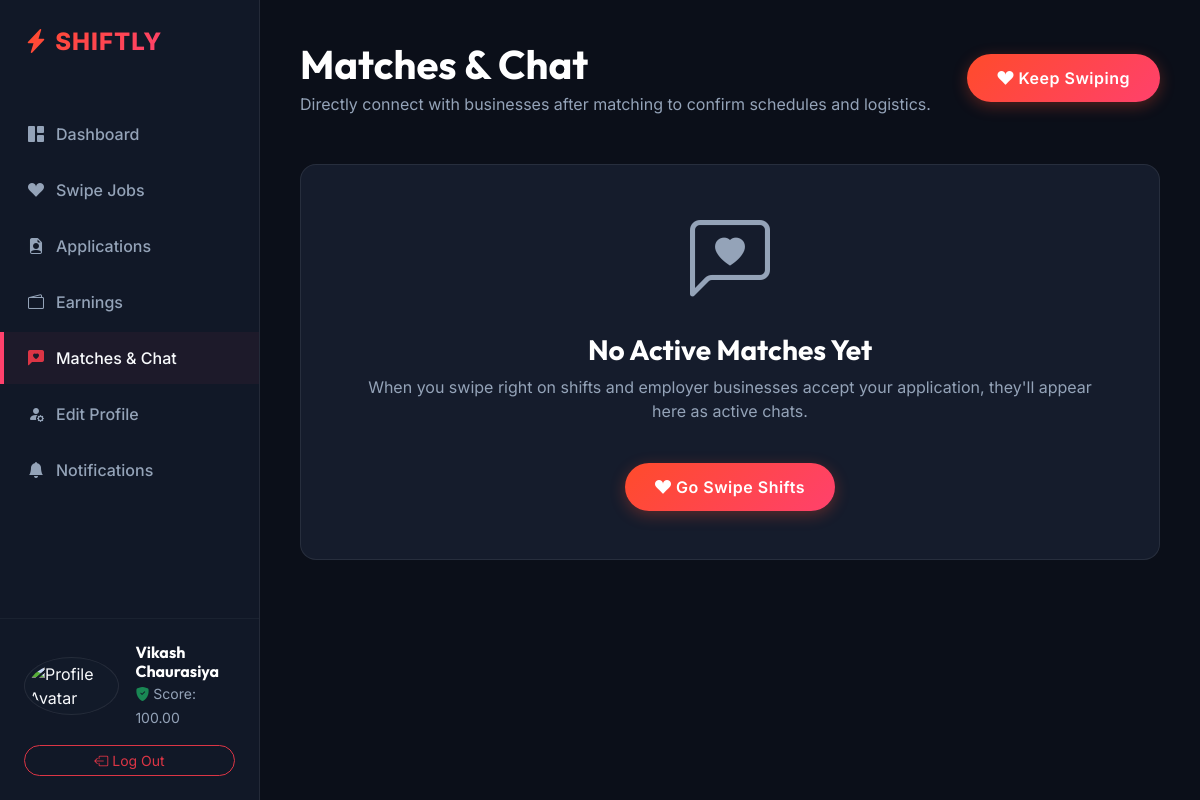
/api/v1/matches/student/dashboard/ (signed in), run on the app's committed database.
### accounts/models.py (models this page shows, shortened)
class User(AbstractUser):
    class Role(models.TextChoices):
        STUDENT = 'student', _('Student')
        BUSINESS = 'business', _('Business Owner')
        ADMIN = 'admin', _('Admin')
    username = None
    email = models.EmailField(_('email address'), unique=True)
    role = models.CharField(max_length=20, choices=Role.choices, default=Role.STUDENT)
    uuid = models.UUIDField(default=uuid.uuid4, editable=False, unique=True)
    is_active = models.BooleanField(default=True)
    mfa_secret = models.CharField(max_length=255, blank=True, null=True)
    USERNAME_FIELD = 'email'
    REQUIRED_FIELDS = []
    objects = CustomUserManager()

### students/models.py (models this page shows, shortened)
class StudentProfile(models.Model):
    class Availability(models.TextChoices):
        AVAILABLE = 'available', 'Available'
        BUSY = 'busy', 'Busy'
        UNAVAILABLE = 'unavailable', 'Unavailable'
    user = models.OneToOneField(settings.AUTH_USER_MODEL, on_delete=models.CASCADE, related_name='student_profile')
    first_name = models.CharField(max_length=100)
    last_name = models.CharField(max_length=100)
    bio = models.TextField(blank=True, null=True)
    resume = models.FileField(
        upload_to='resumes/',
        blank=True,
        null=True,
        validators=[validate_file_size, validate_resume_extension]
    )
    resume_url = models.URLField(max_length=255, blank=True, null=True)
    portfolio_file = models.FileField(
        upload_to='portfolios/',
        blank=True,
        null=True,
        validators=[validate_file_size, validate_portfolio_extension]
    )
    profile_picture_url = models.URLField(max_length=255, blank=True, null=True)
    reputation_score = models.DecimalField(max_digits=5, decimal_places=2, default=100.00)
    hourly_rate_expectation = models.DecimalField(max_digits=10, decimal_places=2, default=0.00)
    availability_status = models.CharField(max_length=20, choices=Availability.choices, default=Availability.AVAILABLE)
    latitude = models.DecimalField(max_digits=10, decimal_places=8, null=True, blank=True)
    longitude = models.DecimalField(max_digits=11, decimal_places=8, null=True, blank=True)
    created_at = models.DateTimeField(auto_now_add=True)
    updated_at = models.DateTimeField(auto_now=True)

### matches/views.py (the view)
# urls.py: path('student/dashboard/', StudentMatchesView.as_view(), name='student_matches'),
class StudentMatchesView(StudentRequiredMixin, TemplateView):
    template_name = 'students/matches.html'
    def get_context_data(self, **kwargs):
        context = super().get_context_data(**kwargs)
        profile = get_object_or_404(StudentProfile, user=self.request.user)
        matches = Match.objects.filter(student=profile, status='active').select_related('job__business', 'chat_room')
        for m in matches:
            chat_room, created = ChatRoom.objects.get_or_create(match=m)
            if created:
                ChatParticipant.objects.get_or_create(chat_room=chat_room, user=m.student.user)
                ChatParticipant.objects.get_or_create(chat_room=chat_room, user=m.job.business.user)
        context.update({
            'profile': profile,
            'matches': matches,
        })
        return context

### students/views.py (called while the page is built)
    def dispatch(self, request, *args, **kwargs):
        if not request.user.is_authenticated:
            return self.handle_no_permission()
        if request.user.role != 'student':
            raise PermissionDenied("Only students can access this area.")
        return super().dispatch(request, *args, **kwargs)

### templates/students/matches.html (shortened to what this page needs)
{% extends 'students/base.html' %}
{% block content %}
<div class="container-fluid p-0">
    <div class="d-flex justify-content-between align-items-center mb-5">
        <div>
            <h1 class="text-white mb-1">Matches & Chat</h1>
            <p class="text-muted mb-0">Directly connect with businesses after matching to confirm schedules and logistics.</p>
        </div>
        <a href="{% url 'student_swipe' %}" class="btn btn-premium-coral"><i class="bi bi-suit-heart-fill"></i> Keep Swiping</a>
    </div>
    {% if matches %}
        <div class="row g-4">
            {% for m in matches %}
                <div class="col-xl-4 col-md-6">
                    <div class="match-card">
                        <div class="company-banner"></div>
                        <div class="company-avatar-wrapper">
                            <img src="{{ m.job.business.company_logo_url|default:'https://images.unsplash.com/photo-1572021335469-31706a17aaef?auto=format&fit=crop&w=150&q=80' }}" alt="{{ m.job.business.company_name }}" class="company-avatar">
                        </div>
                        <div class="match-body">
                            <div class="mb-4">
                                <div class="d-flex align-items-center gap-2 mb-2">
                                    <span class="badge bg-success bg-opacity-10 text-success rounded-pill px-2.5 py-1 text-xs">
                                        <i class="bi bi-patch-check-fill"></i> Shift Matched
                                    </span>
                                    <span class="text-xs text-muted d-flex align-items-center gap-1">
                                        <span class="pulse-online"></span> Active
                                    </span>
                                </div>
                                <h4 class="text-white mb-1 mt-2">{{ m.job.title }}</h4>
                                <h6 class="text-muted fw-normal mb-3">{{ m.job.business.company_name }}</h6>
                                <div class="d-flex flex-column gap-2 text-muted small border-top border-secondary border-opacity-10 pt-3">
                                    <div class="d-flex align-items-center gap-2">
                                        <i class="bi bi-cash text-success"></i>
                                        <span class="text-white fw-bold">${{ m.job.base_pay }}/hr</span>
                                    </div>
                                    <div class="d-flex align-items-center gap-2">
                                        <i class="bi bi-calendar-event"></i>
                                        <span>{{ m.job.start_date|date:"F d, Y" }}</span>
                                    </div>
                                    <div class="d-flex align-items-center gap-2">
                                        <i class="bi bi-clock"></i>
                                        <span>{{ m.job.shift_start_time|time:"H:i" }} - {{ m.job.shift_end_time|time:"H:i" }}</span>
                                    </div>
                                    <div class="d-flex align-items-center gap-2">
                                        <i class="bi bi-geo-alt-fill text-danger"></i>
                                        <span>{{ m.job.location_name }}</span>
                                    </div>
                                </div>
                            </div>
                            <div class="d-grid gap-2">
                                <button class="btn btn-premium-coral rounded-pill open-chat-btn"
                                        data-bs-toggle="modal"
                                        data-bs-target="#chatModal"
                                        data-room="{{ m.chat_room.uuid }}"
                                        data-company="{{ m.job.business.company_name }}"
                                        data-job="{{ m.job.title }}"
                                        data-logo="{{ m.job.business.company_logo_url|default:'https://images.unsplash.com/photo-1572021335469-31706a17aaef?auto=format&fit=crop&w=150&q=80' }}">
                                    <i class="bi bi-chat-left-dots-fill"></i> Start Chat
                                </button>
                            </div>
                        </div>
                    </div>
                </div>
            {% endfor %}
        </div>
    {% else %}
        <div class="dash-card p-5 text-center">
            <i class="bi bi-chat-left-heart text-muted display-1"></i>
            <h3 class="text-white mt-4">No Active Matches Yet</h3>
            <p class="text-muted max-w-md mx-auto mt-2">When you swipe right on shifts and employer businesses accept your application, they'll appear here as active chats.</p>
            <a href="{% url 'student_swipe' %}" class="btn btn-premium-coral mt-4"><i class="bi bi-suit-heart-fill"></i> Go Swipe Shifts</a>
        </div>
    {% endif %}
</div>
{% endblock %}

### templates/students/base.html (shortened to what this page needs)
<!DOCTYPE html>
<html lang="en" data-bs-theme="dark">
<head>
    <link href="https://cdn.jsdelivr.net/npm/bootstrap@5.3.3/dist/css/bootstrap.min.css" rel="stylesheet">
    <link rel="stylesheet" href="https://cdn.jsdelivr.net/npm/bootstrap-icons@1.11.3/font/bootstrap-icons.min.css">
    <link rel="stylesheet" href="/assets/css/main.css">
</head>
<body>
    <aside class="sidebar d-flex flex-column justify-content-between py-4">
        <div>
            <div class="px-4 mb-5">
                <a href="{% url 'student_dashboard' %}" class="navbar-brand text-gradient-coral fs-4 fw-extrabold"><i class="bi bi-lightning-charge-fill"></i> SHIFTLY</a>
            </div>
            <nav class="d-flex flex-column gap-1">
                <a href="{% url 'student_dashboard' %}" class="sidebar-link {% if request.resolver_match.url_name == 'student_dashboard' %}active{% endif %}">
                    <i class="bi bi-grid-1x2-fill"></i> Dashboard
                </a>
                <a href="{% url 'student_swipe' %}" class="sidebar-link {% if request.resolver_match.url_name == 'student_swipe' %}active{% endif %}">
                    <i class="bi bi-suit-heart-fill"></i> Swipe Jobs
                </a>
                <a href="{% url 'student_applications' %}" class="sidebar-link {% if request.resolver_match.url_name == 'student_applications' %}active{% endif %}">
                    <i class="bi bi-file-earmark-person-fill"></i> Applications
                </a>
                <a href="{% url 'student_earnings' %}" class="sidebar-link {% if request.resolver_match.url_name == 'student_earnings' %}active{% endif %}">
                    <i class="bi bi-wallet2"></i> Earnings
                </a>
                <a href="{% url 'student_matches' %}" class="sidebar-link {% if request.resolver_match.url_name == 'student_matches' %}active{% endif %}">
                    <i class="bi bi-chat-left-heart-fill text-danger"></i> Matches & Chat
                </a>
                <a href="{% url 'student_profile_edit' %}" class="sidebar-link {% if request.resolver_match.url_name == 'student_profile_edit' %}active{% endif %}">
                    <i class="bi bi-person-fill-gear"></i> Edit Profile
                </a>
                <a href="{% url 'student_notifications' %}" class="sidebar-link {% if request.resolver_match.url_name == 'student_notifications' %}active{% endif %}">
                    <i class="bi bi-bell-fill"></i> Notifications
                </a>
            </nav>
        </div>
        <div class="px-4 border-top border-secondary border-opacity-10 pt-4">
            <div class="d-flex align-items-center gap-3 mb-3">
                <div class="bg-glass rounded-circle p-1">
                    <img src="{{ profile.profile_picture_url|default:'https://images.unsplash.com/photo-1534528741775-53994a69daeb?auto=format&fit=crop&w=150&q=80' }}" alt="Profile Avatar" class="rounded-circle" style="width: 40px; height: 40px; object-fit: cover;">
                </div>
                <div>
                    <h6 class="mb-0 text-white">{{ request.user.student_profile.first_name }} {{ request.user.student_profile.last_name }}</h6>
                    <small class="text-muted"><i class="bi bi-shield-fill-check text-success"></i> Score: {{ request.user.student_profile.reputation_score }}</small>
                </div>
            </div>
            <a href="{% url 'logout_page' %}" class="btn btn-outline-danger btn-sm w-100 rounded-pill"><i class="bi bi-box-arrow-left"></i> Log Out</a>
        </div>
    </aside>
    <main class="main-content">
        {% block content %}{% endblock %}
    </main>
</body>
</html>

### assets/css/main.css (style rules this page uses)
:root { --primary-gradient: linear-gradient(135deg, #FF4B2B 0%, #FF416C 100%); --secondary-gradient: linear-gradient(135deg, #6366F1 0%, #4F46E5 100%); --accent-gradient: linear-gradient(135deg, #10B981 0%, #059669 100%); --primary-color: #FF4655; --primary-coral: #FF416C; --secondary-indigo: #6366F1; --success-emerald: #10B981; --dark-bg: #0B0F19; --dark-card: #151C2C; --dark-border: rgba(255, 255, 255, 0.08); --dark-glow: rgba(255, 65, 108, 0.15); --text-light: #F8FAFC; --text-muted: #94A3B8; --white: #FFFFFF; --transition-smooth: all 0.4s cubic-bezier(0.4, 0, 0.2, 1); }
body { background-color: var(--dark-bg); color: var(--text-light); font-family: 'Inter', sans-serif; overflow-x: hidden; scroll-behavior: smooth; }
h1, h2, h3, h4, h5, h6, .display-font { font-family: 'Outfit', sans-serif; font-weight: 700; }
.text-gradient-coral { background: var(--primary-gradient); -webkit-background-clip: text; -webkit-text-fill-color: transparent; }
.bg-glass { background: rgba(21, 28, 44, 0.65); backdrop-filter: blur(16px); -webkit-backdrop-filter: blur(16px); border: 1px solid var(--dark-border); }
.btn-premium-coral { background: var(--primary-gradient); color: var(--white) !important; border: none; border-radius: 30px; padding: 12px 30px; font-weight: 600; letter-spacing: 0.5px; transition: var(--transition-smooth); box-shadow: 0 4px 15px rgba(255, 75, 43, 0.3); }
.navbar-brand { font-size: 1.6rem; font-weight: 800; letter-spacing: 1px; }
.text-muted { color: #94A3B8 !important; }

### templates/students/base.html (style rules this page uses)
.sidebar { position: fixed; top: 0; bottom: 0; left: 0; width: 260px; background: #111827; border-right: 1px solid var(--dark-border); z-index: 100; transition: var(--transition-smooth); }
.sidebar-link { color: var(--text-muted); text-decoration: none; padding: 14px 24px; display: flex; align-items: center; gap: 12px; font-weight: 500; transition: var(--transition-smooth); border-left: 4px solid transparent; }
.sidebar-link:hover, .sidebar-link.active { color: var(--text-light); background: rgba(255, 65, 108, 0.05); border-left-color: var(--primary-coral); }
.main-content { margin-left: 260px; padding: 40px; min-height: 100vh; }
.dash-card { background-color: var(--dark-card); border: 1px solid var(--dark-border); border-radius: 16px; transition: var(--transition-smooth); }

### data on the page
User: user.student_profile.first_name "Vikash", user.student_profile.last_name "Chaurasiya", user.student_profile.reputation_score "100.00"
